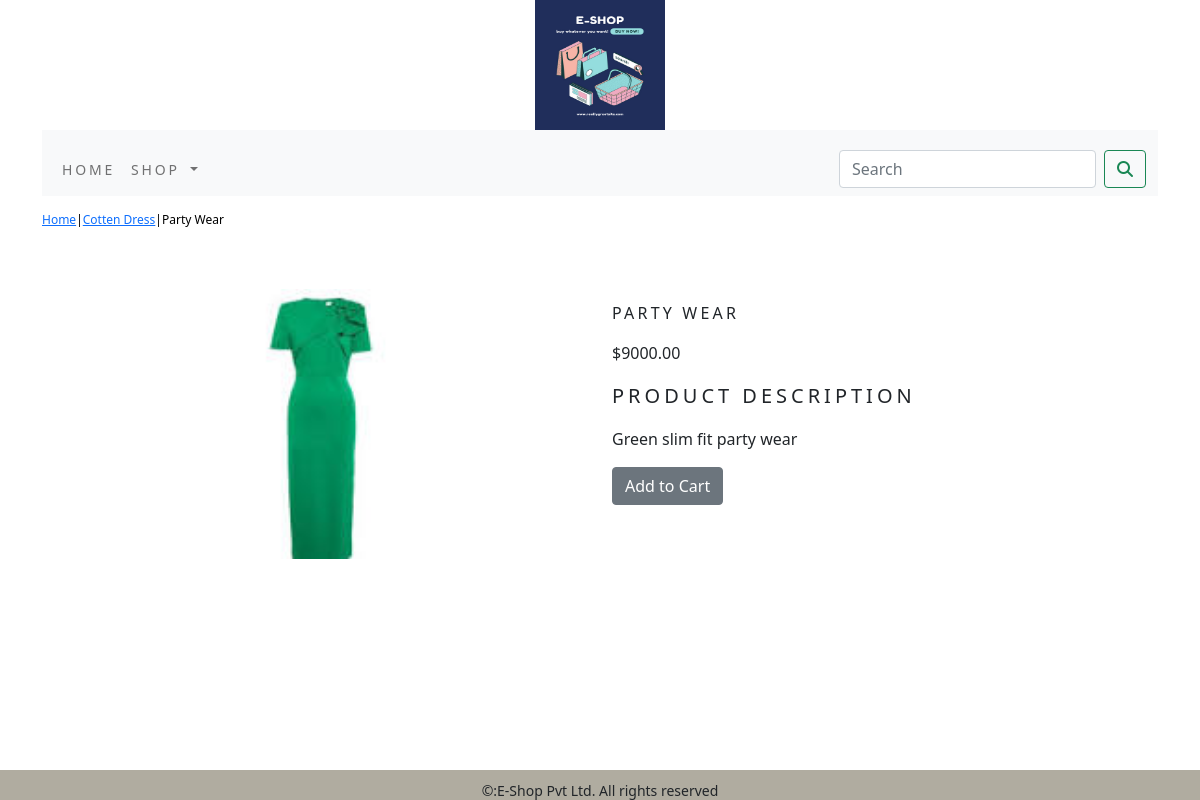
Screenshot of /cotten-dress/party-wear/ with the database file from the repository.
### shop/models.py (models this page shows, shortened)
class Product(models.Model):
    name = models.CharField(max_length=250, unique=True)
    slug = models.SlugField(max_length=250, unique=True)
    description = models.TextField(blank=True)
    price=models.DecimalField(max_digits=10,decimal_places=2)
    category=models.ForeignKey(Category,on_delete=models.CASCADE)
    image = models.ImageField(upload_to='product', blank=True)
    stock=models.IntegerField()
    available=models.BooleanField(default=True)
    created=models.DateTimeField(auto_now_add=True)
    updated=models.DateTimeField(auto_now=True)
    class Meta:
        ordering = ('name',)
        verbose_name = 'product'
        verbose_name_plural = 'products'

class Category(models.Model):
    name=models.CharField(max_length=250,unique=True)
    slug=models.SlugField(max_length=250,unique=True)
    description=models.TextField(blank=True)
    image=models.ImageField(upload_to='category',blank=True)
    class Meta:
        ordering=('name',)
        verbose_name='category'
        verbose_name_plural = 'categories'
    def get_url(self):
        return reverse('shop:products_by_category',args=[self.slug])
    def __str__(self):
        return '{}'.format(self.name)

### shop/views.py (the view)
# urls.py: path('<slug:c_slug>/<slug:product_slug>/',views.proDetail,name='prodCatdetail')
def proDetail(request,c_slug,product_slug):
    try:
        product=Product.objects.get(category__slug=c_slug,slug=product_slug)
    except Exception as e:
        raise e
    return render(request,'product.html',{'product':product})

### cart/context_processors.py (called while the page is built)
def counter(request):
    item_count=0
    if 'admin' in request.path:
        return {}
    else:
        try:
            cart=Cart.objects.filter(cart_id=_cart_id(request))
            car_items=CartItem.objects.all().filter(cart=cart[:1])
            for cart_item in car_items:
                item_count += cart_item.quantity
        except Cart.DoesNotExist:
            item_count=0
    return dict(item_count=item_count)

### cart/views.py (called while the page is built)
def _cart_id(request):
    cart=request.session.session_key
    if not cart:
        cart=request.session.create()
    return cart

### shop/context_processors.py (called while the page is built)
def menu_links(request):
    links=Category.objects.all()
    return dict(links=links)

### templates/product.html (shortened to what this page needs)
{% extends 'base.html' %}
{% load static %}
{% block content %}
<div class="row my_prod_row_class">
    <div class="mx_auto">
        <p><a href="{% url 'shop:allProdCat' %}">Home</a>|<a href="{{product.category.get_url}}">{{product.category}}</a>|{{product.name}} </p>
    </div>
</div>
<div class="container">
<br>
    <div class="row">
        <div class="col-12 col-sm-12 col-md-12 col-lg-6 text-center">
            <div style="min-width:18rem;">
            <img style="padding-bottom:50px;height:20rem;width:18rem" src="{{product.image.url}}" alt="{{product.name}}">
            </div>
        </div>
        <div  class="col-12 col-sm-12 col-md-12 col-lg-6">
            <div>
                <h1 class="my_prod_title">{{product.name}}</h1>
                <p>${{product.price}}</p>
                <p class="my_title">Product Description</p>
                <p class="text-justify my_prod_text">{{product.description}}</p>
                 {% if product.stock <= 0 %}
                <p class="text-justify my_prod_text"><b>Out of Stock</b></p>
                {% else %}
                <a class="btn btn-secondary" href="{% url 'cart:add_cart' product.id %}">Add to Cart</a>
                {% endif %}
            </div>
        </div>
    </div></div>
{% endblock %}

### static/css/custom.css (style rules this page uses)
body { font-family: 'Roboto', sans-serif; }
.my_title { font-size:20px; text-transform:uppercase; letter-spacing:.2em; }
.my_prod_row_class { padding-top:15px; padding-bottom:20px }
.my_prod_row_class .mx_auto { color:#000; font-size:12px; text-decoration:none; }
.my_prod_title { font-size:16px; text-transform:uppercase; letter-spacing:.2em; padding-top:15px; padding-bottom:10px }
.my_prod_text { padding-right:15px; }

### rows the page displays
Product: category "Cotten Dress", name "Party Wear", image (picture), name "PARTY WEAR", price "9000.00", description "Green slim fit party wear"
